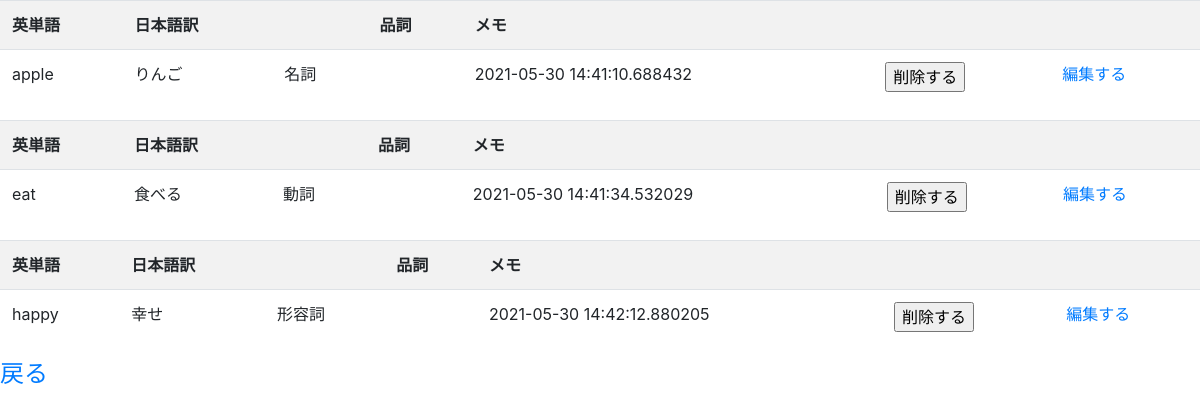
Page /studying (signed in) on the earlier database version.
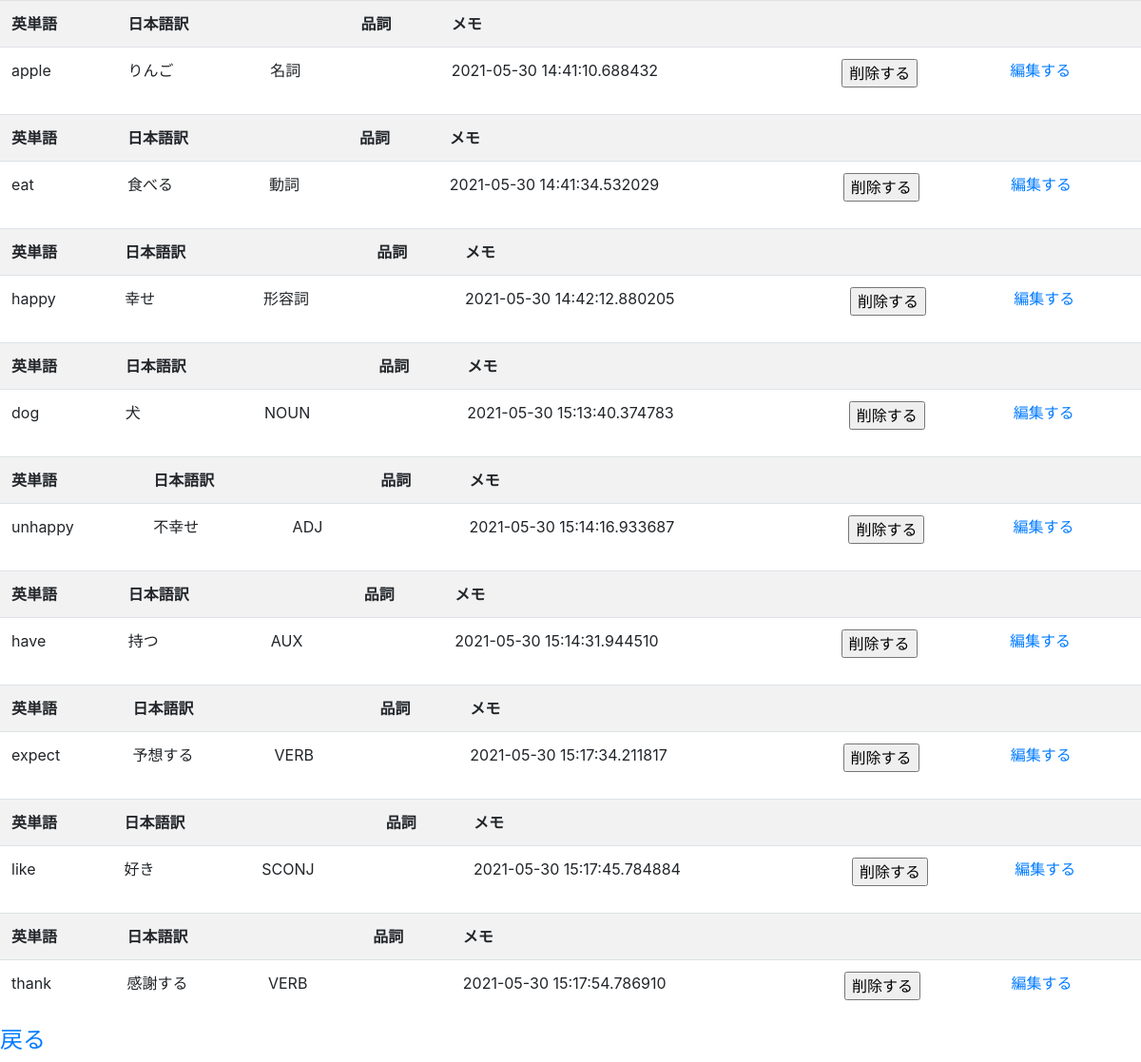
Same page on the later database version.
### models/models.py (models this page shows, shortened)
class List(Base):
    __tablename__ = 'lists'
    id = Column(Integer, primary_key=True)
    userid = Column(String(128))
    front = Column(String(128))
    back = Column(String(128))
    partofspeech = Column(Text)
    memo = Column(Text)
    count = Column(Integer)
    date = Column(DateTime, default=datetime.today())

### app/app.py (the view)
@app.route("/studying")
def studying():
    if "user_name" in session:
        name = session["user_name"]
        studyALL = List.query.filter_by(userid=name)
        return render_template("studying.html",studyALL=studyALL)
    else:
        return redirect(url_for("/",status="logout"))

### app/templates/studying.html
{% extends "layout.html" %}
{% block time %}
<div class="table-responsive">
    {% for studyone in studyALL %}
    <table class="table table-striped">
        <tr>
            <th>英単語</th>
            <th>日本語訳
            <th>
            <th>品詞</th>
            <th>メモ</th>
            <th></th>
            <th></th>
        </tr>
        <tr>
            <td>{{studyone.front}}</td>
            <td>{{studyone.back}}</td>
            <td>{{studyone.partofspeech}}</td>
            <td>{{studyone.memo}}</td>
            <td>{{studyone.date}}</td>
            <td>
                <form action="/delete/{{studyone.id}}" method="post" id="delete">
                    <input type="submit" name="delete" value="削除する">
            </td>
            <td>
                <a class="edit" href="/edit/{{studyone.id}}">編集する</a>
            </td>
        </tr>
    </table>
</div>
{% endfor %}
<h4><a class="new" href="/index">戻る</a></h4>
{% endblock %}

### app/templates/layout.html (shortened to what this page needs)
<!DOCTYPE html>
<html lang="ja">
<head>
    <link rel="stylesheet" href="https://stackpath.bootstrapcdn.com/bootstrap/4.3.1/css/bootstrap.min.css">
    <link rel="stylesheet" type="text/css" href="{{ url_for('static',filename='css/style.css') }}">
</head>
<body>
    {% block time %}
    {% endblock %}
</body>
</html>

Differences in the rows shown:
added List: front "dog", back "犬", partofspeech "NOUN", date "2021-05-30 15:13:40.374783"
added List: front "unhappy", back "不幸せ", partofspeech "ADJ", date "2021-05-30 15:14:16.933687"
added List: front "have", back "持つ", partofspeech "AUX", date "2021-05-30 15:14:31.944510"
added List: front "expect", back "予想する", partofspeech "VERB", date "2021-05-30 15:17:34.211817"
added List: front "like", back "好き", partofspeech "SCONJ", date "2021-05-30 15:17:45.784884"
added List: front "thank", back "感謝する", partofspeech "VERB", date "2021-05-30 15:17:54.786910"
